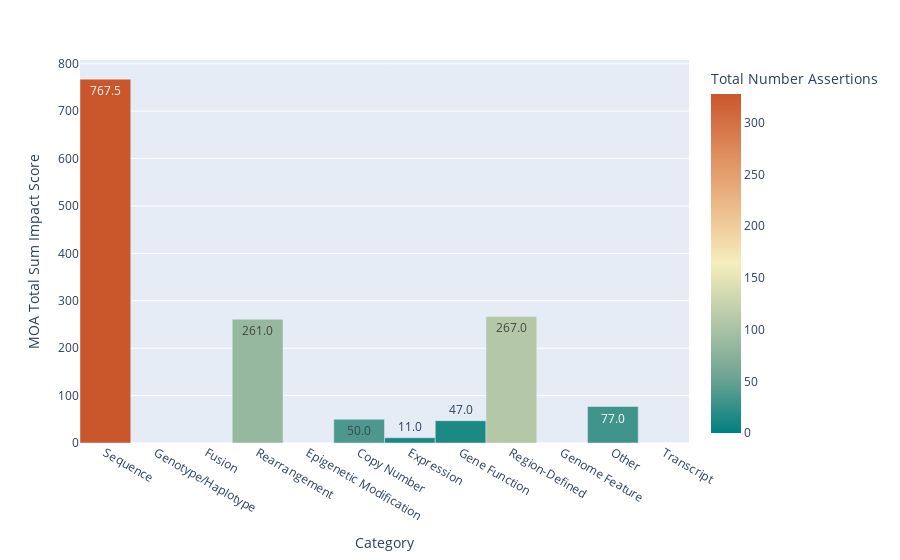

The notebook cell saved with this chart:
### Code cell
fig3 = px.bar(
    not_supported_feature_impact_df,
    x="Category",
    y="MOA Total Sum Impact Score",
    hover_data=["Total Number Assertions"],
    color="Total Number Assertions",
    labels={"MOA Total Sum Impact Score": "MOA Total Sum Impact Score"},
    text_auto=".1f",
    color_continuous_scale="geyser",
)
fig3.update_traces(width=1)
fig3.show()

### Figure 1 — Plotly figure (JSON) as saved in the notebook; plotly's stock layout.template omitted (floating-point values rounded to 4 significant figures)
{"data": [{"customdata": [[328], [0], [0], [85], [0], [37], [12], [14], [109], [0], [31], [0]], "hovertemplate": "Category=%{x}<br>MOA Total Sum Impact Score=%{y}<br>Total Number Assertions=%{marker.color}<extra></extra>", "legendgroup": "", "marker": {"color": [328, 0, 0, 85, 0, 37, 12, 14, 109, 0, 31, 0], "coloraxis": "coloraxis", "pattern": {"shape": ""}}, "name": "", "orientation": "v", "showlegend": false, "textposition": "auto", "texttemplate": "%{y:.1f}", "type": "bar", "width": 1, "x": ["Sequence", "Genotype/Haplotype", "Fusion", "Rearrangement", "Epigenetic Modification", "Copy Number", "Expression", "Gene Function", "Region-Defined", "Genome Feature", "Other", "Transcript"], "xaxis": "x", "y": [767.5, 0.0, 0.0, 261.0, 0.0, 50.0, 11.0, 47.0, 267.0, 0.0, 77.0, 0.0], "yaxis": "y"}], "layout": {"barmode": "relative", "coloraxis": {"colorbar": {"title": {"text": "Total Number Assertions"}}, "colorscale": [[0, "rgb(0, 128, 128)"], [0.1667, "rgb(112, 164, 148)"], [0.3333, "rgb(180, 200, 168)"], [0.5, "rgb(246, 237, 189)"], [0.6667, "rgb(237, 187, 138)"], [0.8333, "rgb(222, 138, 90)"], [1, "rgb(202, 86, 44)"]]}, "legend": {"tracegroupgap": 0}, "margin": {"t": 60}, "xaxis": {"anchor": "y", "domain": [0, 1], "title": {"text": "Category"}}, "yaxis": {"anchor": "x", "domain": [0, 1], "title": {"text": "MOA Total Sum Impact Score"}}}}
